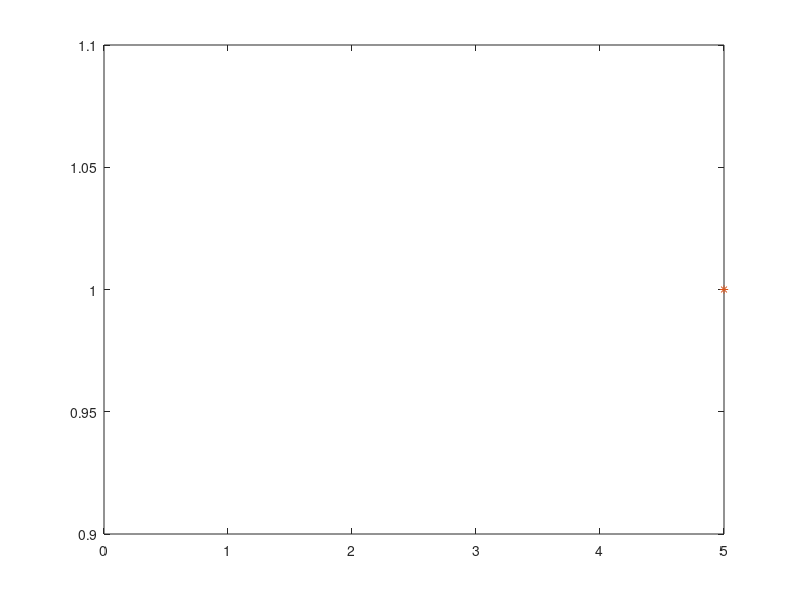

The MATLAB source for this figure:
clear
p = input('lil p = ');
n = input('nr of trials = ');
N = input('nr of simulations = ');
r = rand(n,N);
X = sum(r < p);

u_x = unique(X);
n_X = hist(X,length(u_x));
freq = n_X/N;
%plot(u_x,freq)

k = 0:n;
p_k = binopdf(k,n,p);
plot(k,p_k,'.',u_x,freq,'*')
% theoretical values vs simulation values

